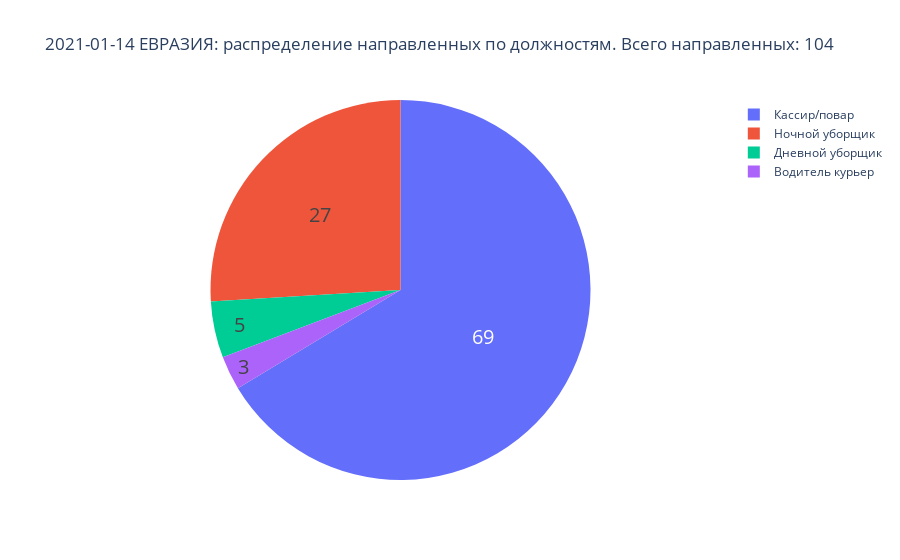
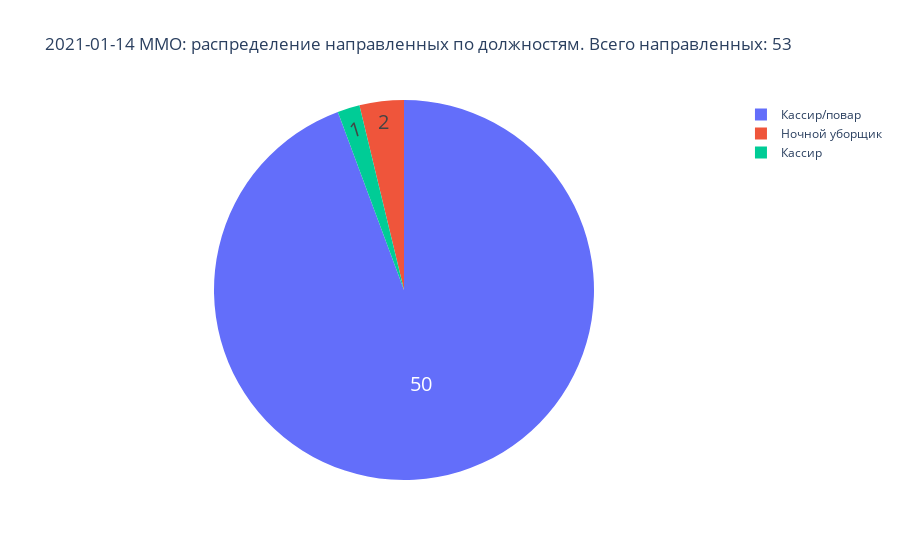
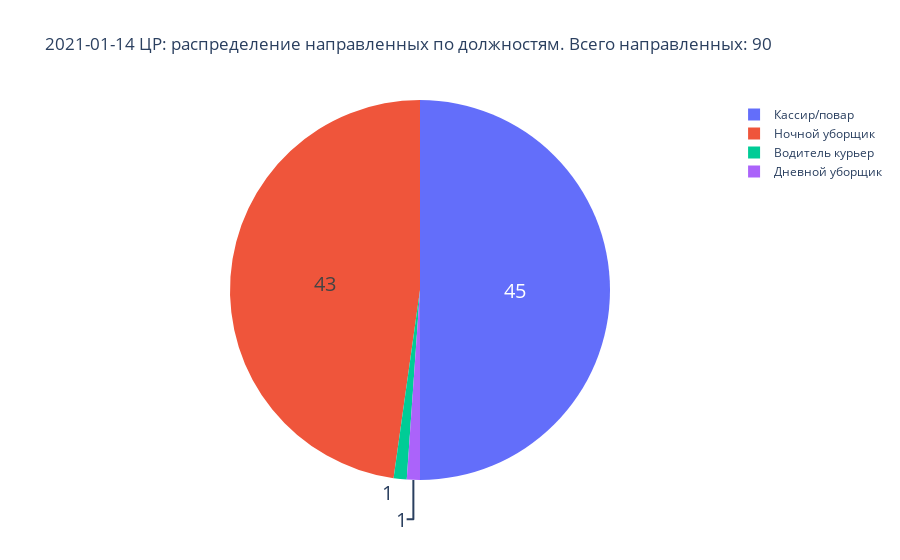

Notebook code cell kept with these figures, in order:
### Code cell
# Создание pie-charts по дивизионам в цикле

div_lst = day_positions_groupped['Дивизион'].unique()

for div in div_lst:
    div_daily_info = day_positions_groupped[day_positions_groupped['Дивизион'] == div]
    all_sent = div_daily_info['направлено от ОП'].sum()
    fig = px.pie(div_daily_info, 
                 values='направлено от ОП', 
                 names='Должность', 
                 title=f'{day} {div}: pаспределение направленных по должностям. Всего направленных: {all_sent}')
    fig.update_traces(textinfo='value', textfont_size=20)
    fig.show()

### Figure 1 — Plotly figure (JSON) as saved in the notebook; plotly's stock layout.template omitted (floating-point values rounded to 4 significant figures)
{"data": [{"domain": {"x": [0, 1], "y": [0, 1]}, "hovertemplate": "Должность=%{label}<br>направлено от ОП=%{value}<extra></extra>", "labels": ["Водитель курьер", "Дневной уборщик", "Кассир/повар", "Ночной уборщик"], "legendgroup": "", "name": "", "showlegend": true, "textfont": {"size": 20}, "textinfo": "value", "type": "pie", "values": [3, 5, 69, 27]}], "layout": {"legend": {"tracegroupgap": 0}, "title": {"text": "2021-01-14 ЕВРАЗИЯ: pаспределение направленных по должностям. Всего направленных: 104"}}}

### Figure 2 — Plotly figure (JSON) as saved in the notebook; plotly's stock layout.template omitted (floating-point values rounded to 4 significant figures)
{"data": [{"domain": {"x": [0, 1], "y": [0, 1]}, "hovertemplate": "Должность=%{label}<br>направлено от ОП=%{value}<extra></extra>", "labels": ["Кассир", "Кассир/повар", "Ночной уборщик"], "legendgroup": "", "name": "", "showlegend": true, "textfont": {"size": 20}, "textinfo": "value", "type": "pie", "values": [1, 50, 2]}], "layout": {"legend": {"tracegroupgap": 0}, "title": {"text": "2021-01-14 ММО: pаспределение направленных по должностям. Всего направленных: 53"}}}

### Figure 3 — Plotly figure (JSON) as saved in the notebook; plotly's stock layout.template omitted (floating-point values rounded to 4 significant figures)
{"data": [{"domain": {"x": [0, 1], "y": [0, 1]}, "hovertemplate": "Должность=%{label}<br>направлено от ОП=%{value}<extra></extra>", "labels": ["Водитель курьер", "Дневной уборщик", "Кассир/повар", "Ночной уборщик"], "legendgroup": "", "name": "", "showlegend": true, "textfont": {"size": 20}, "textinfo": "value", "type": "pie", "values": [1, 1, 45, 43]}], "layout": {"legend": {"tracegroupgap": 0}, "title": {"text": "2021-01-14 ЦР: pаспределение направленных по должностям. Всего направленных: 90"}}}
